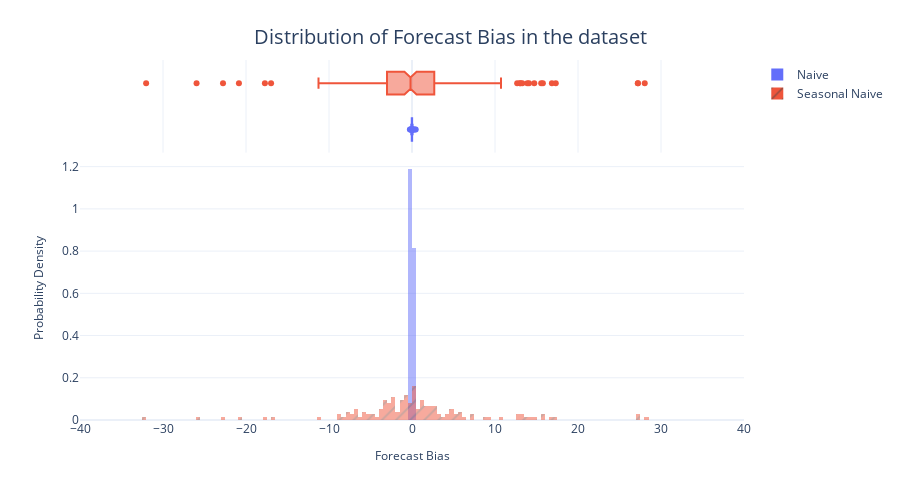

The notebook cell saved with this chart:
### Code cell
fig = px.histogram(baseline_metrics_val_df, 
                   x="Forecast Bias", 
                   color="Algorithm",
                   pattern_shape="Algorithm", 
                   marginal="box", 
                   nbins=250,
                   barmode="overlay",
                   histnorm="probability density")
fig = format_plot(fig, xlabel="Forecast Bias", ylabel="Probability Density", title="Distribution of Forecast Bias in the dataset")
fig.update_layout(xaxis_range=[-40,40])
# fig.write_image("imgs/chapter_4/bias_dist.png")
fig.show()

### Figure 1 — Plotly figure (JSON) as saved in the notebook; plotly's stock layout.template omitted (floating-point values rounded to 4 significant figures; data arrays with more than 128 entries replaced by an {"elided": "..."} marker saying what was removed)
{"data": [{"alignmentgroup": "True", "bingroup": "x", "histnorm": "probability density", "hovertemplate": "Algorithm=Naive<br>Forecast Bias=%{x}<br>probability density=%{y}<extra></extra>", "legendgroup": "Naive", "marker": {"color": "#636efa", "opacity": 0.5, "pattern": {"shape": ""}}, "name": "Naive", "nbinsx": 250, "offsetgroup": "Naive", "orientation": "v", "showlegend": true, "type": "histogram", "x": {"elided": "150 float values"}, "xaxis": "x", "yaxis": "y"}, {"alignmentgroup": "True", "hovertemplate": "Algorithm=Naive<br>Forecast Bias=%{x}<extra></extra>", "legendgroup": "Naive", "marker": {"color": "#636efa"}, "name": "Naive", "notched": true, "offsetgroup": "Naive", "showlegend": false, "type": "box", "x": {"elided": "150 float values"}, "xaxis": "x2", "yaxis": "y2"}, {"alignmentgroup": "True", "bingroup": "x", "histnorm": "probability density", "hovertemplate": "Algorithm=Seasonal Naive<br>Forecast Bias=%{x}<br>probability density=%{y}<extra></extra>", "legendgroup": "Seasonal Naive", "marker": {"color": "#EF553B", "opacity": 0.5, "pattern": {"shape": "/"}}, "name": "Seasonal Naive", "nbinsx": 250, "offsetgroup": "Seasonal Naive", "orientation": "v", "showlegend": true, "type": "histogram", "x": {"elided": "150 float values"}, "xaxis": "x", "yaxis": "y"}, {"alignmentgroup": "True", "hovertemplate": "Algorithm=Seasonal Naive<br>Forecast Bias=%{x}<extra></extra>", "legendgroup": "Seasonal Naive", "marker": {"color": "#EF553B"}, "name": "Seasonal Naive", "notched": true, "offsetgroup": "Seasonal Naive", "showlegend": false, "type": "box", "x": {"elided": "150 float values"}, "xaxis": "x2", "yaxis": "y2"}], "layout": {"autosize": false, "barmode": "overlay", "height": 500, "legend": {"title": {}, "tracegroupgap": 0}, "margin": {"t": 60}, "title": {"font": {"size": 20}, "text": "Distribution of Forecast Bias in the dataset", "x": 0.5, "xanchor": "center", "yanchor": "top"}, "width": 900, "xaxis": {"anchor": "y", "domain": [0, 1], "range": [-40, 40], "title": {"font": {"size": 12}, "text": "Forecast Bias"}}, "xaxis2": {"anchor": "y2", "domain": [0, 1], "matches": "x", "showgrid": true, "showticklabels": false}, "yaxis": {"anchor": "x", "domain": [0, 0.7326], "title": {"font": {"size": 12}, "text": "Probability Density"}}, "yaxis2": {"anchor": "x2", "domain": [0.7426, 1], "matches": "y2", "showgrid": false, "showline": false, "showticklabels": false, "ticks": ""}}}
